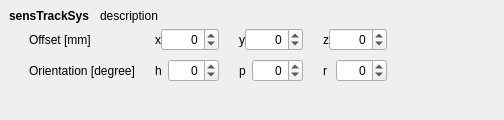
<?xml version="1.0" encoding="UTF-8"?>
<ui version="4.0">
 <class>VRCWSensorTrackSysDimClass</class>
 <widget class="QWidget" name="VRCWSensorTrackSysDimClass">
  <property name="geometry">
   <rect>
    <x>0</x>
    <y>0</y>
    <width>504</width>
    <height>120</height>
   </rect>
  </property>
  <property name="windowTitle">
   <string>Form</string>
  </property>
  <layout class="QVBoxLayout" name="VRCWSensorTrackSysDimClassVLayout">
   <property name="spacing">
    <number>0</number>
   </property>
   <property name="leftMargin">
    <number>0</number>
   </property>
   <property name="topMargin">
    <number>0</number>
   </property>
   <property name="rightMargin">
    <number>0</number>
   </property>
   <property name="bottomMargin">
    <number>0</number>
   </property>
   <item alignment="Qt::AlignLeft|Qt::AlignTop">
    <widget class="QWidget" name="mainWidget" native="true">
     <layout class="QVBoxLayout" name="mainWidgetVLayout">
      <property name="spacing">
       <number>5</number>
      </property>
      <item alignment="Qt::AlignLeft|Qt::AlignTop">
       <widget class="QWidget" name="trackSysSensDescLabelWidget" native="true">
        <layout class="QHBoxLayout" name="trackSysSensDescLabelHLayout">
         <property name="spacing">
          <number>10</number>
         </property>
         <property name="leftMargin">
          <number>0</number>
         </property>
         <property name="topMargin">
          <number>0</number>
         </property>
         <property name="rightMargin">
          <number>0</number>
         </property>
         <property name="bottomMargin">
          <number>0</number>
         </property>
         <item>
          <widget class="QLabel" name="sensTrackSysLabel">
           <property name="font">
            <font>
             <weight>75</weight>
             <bold>true</bold>
            </font>
           </property>
           <property name="text">
            <string>sensTrackSys</string>
           </property>
          </widget>
         </item>
         <item>
          <widget class="QLabel" name="descLabel">
           <property name="text">
            <string>description</string>
           </property>
          </widget>
         </item>
        </layout>
       </widget>
      </item>
      <item alignment="Qt::AlignLeft|Qt::AlignTop">
       <widget class="QWidget" name="sensTrackSysWidget" native="true">
        <layout class="QGridLayout" name="handGLayout">
         <property name="leftMargin">
          <number>20</number>
         </property>
         <property name="topMargin">
          <number>0</number>
         </property>
         <property name="rightMargin">
          <number>0</number>
         </property>
         <property name="bottomMargin">
          <number>0</number>
         </property>
         <property name="horizontalSpacing">
          <number>20</number>
         </property>
         <property name="verticalSpacing">
          <number>8</number>
         </property>
         <item row="0" column="0" alignment="Qt::AlignLeft">
          <widget class="QLabel" name="OffsetLabel">
           <property name="text">
            <string>Offset [mm]</string>
           </property>
          </widget>
         </item>
         <item row="0" column="1">
          <layout class="QHBoxLayout" name="OffsetHLayout">
           <item>
            <widget class="QLabel" name="OffsetXLabel">
             <property name="text">
              <string>x</string>
             </property>
            </widget>
           </item>
           <item alignment="Qt::AlignLeft">
            <widget class="QSpinBox" name="OffsetXSpinBox">
             <property name="alignment">
              <set>Qt::AlignRight|Qt::AlignTrailing|Qt::AlignVCenter</set>
             </property>
             <property name="minimum">
              <number>-9999</number>
             </property>
             <property name="maximum">
              <number>9999</number>
             </property>
            </widget>
           </item>
           <item>
            <spacer name="OffsetHSpacer1">
             <property name="orientation">
              <enum>Qt::Horizontal</enum>
             </property>
             <property name="sizeType">
              <enum>QSizePolicy::Fixed</enum>
             </property>
             <property name="sizeHint" stdset="0">
              <size>
               <width>20</width>
               <height>15</height>
              </size>
             </property>
            </spacer>
           </item>
           <item>
            <widget class="QLabel" name="OffsetYLabel">
             <property name="text">
              <string>y</string>
             </property>
            </widget>
           </item>
           <item alignment="Qt::AlignLeft">
            <widget class="QSpinBox" name="OffsetYSpinBox">
             <property name="alignment">
              <set>Qt::AlignRight|Qt::AlignTrailing|Qt::AlignVCenter</set>
             </property>
             <property name="minimum">
              <number>-9999</number>
             </property>
             <property name="maximum">
              <number>9999</number>
             </property>
            </widget>
           </item>
           <item>
            <spacer name="OffsetHSpacer2">
             <property name="orientation">
              <enum>Qt::Horizontal</enum>
             </property>
             <property name="sizeType">
              <enum>QSizePolicy::Fixed</enum>
             </property>
             <property name="sizeHint" stdset="0">
              <size>
               <width>20</width>
               <height>20</height>
              </size>
             </property>
            </spacer>
           </item>
           <item>
            <widget class="QLabel" name="OffsetZLabel">
             <property name="text">
              <string>z</string>
             </property>
            </widget>
           </item>
           <item alignment="Qt::AlignLeft">
            <widget class="QSpinBox" name="OffsetZSpinBox">
             <property name="alignment">
              <set>Qt::AlignRight|Qt::AlignTrailing|Qt::AlignVCenter</set>
             </property>
             <property name="minimum">
              <number>-9999</number>
             </property>
             <property name="maximum">
              <number>9999</number>
             </property>
            </widget>
           </item>
          </layout>
         </item>
         <item row="1" column="0" alignment="Qt::AlignLeft">
          <widget class="QLabel" name="OrientationLabel">
           <property name="text">
            <string>Orientation [degree]</string>
           </property>
          </widget>
         </item>
         <item row="1" column="1">
          <layout class="QHBoxLayout" name="OrientationHLayout">
           <item>
            <widget class="QLabel" name="OrientationHLabel">
             <property name="text">
              <string>h</string>
             </property>
            </widget>
           </item>
           <item alignment="Qt::AlignLeft">
            <widget class="QSpinBox" name="OrientationHSpinBox">
             <property name="alignment">
              <set>Qt::AlignRight|Qt::AlignTrailing|Qt::AlignVCenter</set>
             </property>
             <property name="minimum">
              <number>-180</number>
             </property>
             <property name="maximum">
              <number>180</number>
             </property>
            </widget>
           </item>
           <item>
            <spacer name="OrientationHSpacer1">
             <property name="orientation">
              <enum>Qt::Horizontal</enum>
             </property>
             <property name="sizeType">
              <enum>QSizePolicy::Fixed</enum>
             </property>
             <property name="sizeHint" stdset="0">
              <size>
               <width>20</width>
               <height>15</height>
              </size>
             </property>
            </spacer>
           </item>
           <item>
            <widget class="QLabel" name="OrientationPLabel">
             <property name="text">
              <string>p</string>
             </property>
            </widget>
           </item>
           <item alignment="Qt::AlignLeft">
            <widget class="QSpinBox" name="OrientationPSpinBox">
             <property name="alignment">
              <set>Qt::AlignRight|Qt::AlignTrailing|Qt::AlignVCenter</set>
             </property>
             <property name="minimum">
              <number>-180</number>
             </property>
             <property name="maximum">
              <number>180</number>
             </property>
            </widget>
           </item>
           <item>
            <spacer name="OrientationHSpacer2">
             <property name="orientation">
              <enum>Qt::Horizontal</enum>
             </property>
             <property name="sizeType">
              <enum>QSizePolicy::Fixed</enum>
             </property>
             <property name="sizeHint" stdset="0">
              <size>
               <width>20</width>
               <height>20</height>
              </size>
             </property>
            </spacer>
           </item>
           <item>
            <widget class="QLabel" name="OrientationRLabel">
             <property name="text">
              <string>r</string>
             </property>
            </widget>
           </item>
           <item alignment="Qt::AlignLeft">
            <widget class="QSpinBox" name="OrientationRSpinBox">
             <property name="alignment">
              <set>Qt::AlignRight|Qt::AlignTrailing|Qt::AlignVCenter</set>
             </property>
             <property name="minimum">
              <number>-180</number>
             </property>
             <property name="maximum">
              <number>180</number>
             </property>
            </widget>
           </item>
          </layout>
         </item>
        </layout>
       </widget>
      </item>
     </layout>
    </widget>
   </item>
  </layout>
 </widget>
 <resources/>
 <connections/>
</ui>
